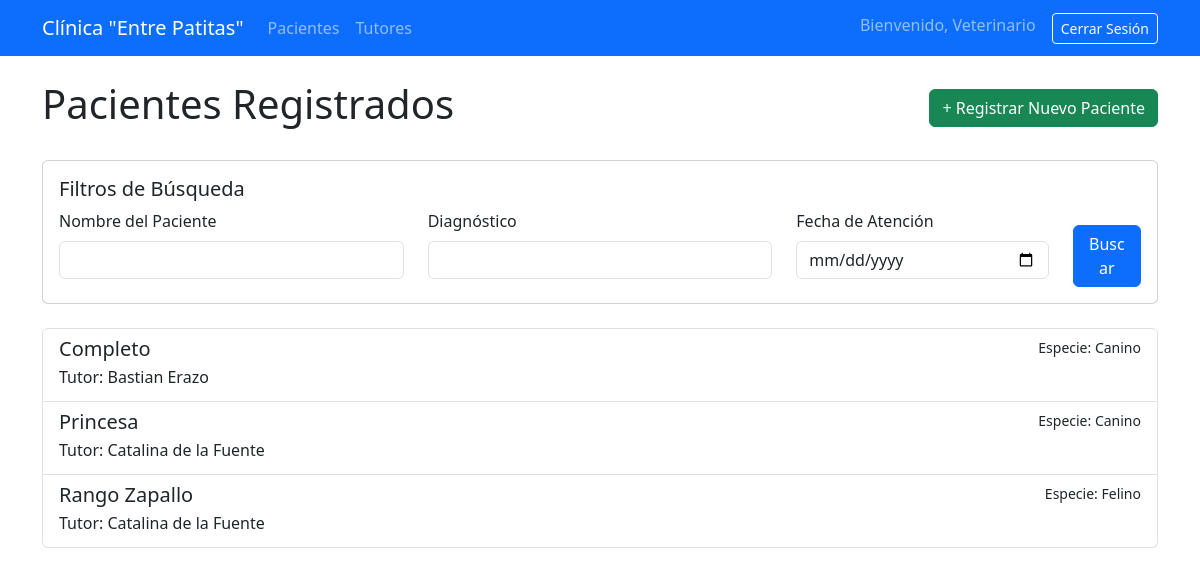
Screenshot of /gestion/pacientes/ (signed in) with the database file from the repository.
### gestion/models.py (models this page shows, shortened)
class Paciente(models.Model):
    nombre = models.CharField(max_length=50)
    especie = models.CharField(max_length=50)
    raza = models.CharField(max_length=50)
    sexo = models.CharField(max_length=10)
    fecha_nacimiento = models.DateField()
    microchip_tatuaje = models.CharField(max_length=50, blank=True, null=True)
    alertas = models.ManyToManyField(AlertaClinica, blank=True, verbose_name="Alertas Clinicas")
    tutor = models.ForeignKey(Tutor, on_delete=models.CASCADE, related_name='pacientes')

class Tutor(models.Model):
    nombre_completo = models.CharField(max_length=100)
    rut = models.CharField(max_length=12, unique=True)
    direccion = models.CharField(max_length=200)
    telefono = models.CharField(max_length=15)
    email = models.EmailField(unique=True)

### gestion/views.py (the view)
# urls.py: path('pacientes/', views.lista_pacientes, name='lista_pacientes'),
@login_required
def lista_pacientes(request):
    queryset = Paciente.objects.all()
    nombre_query = request.GET.get('nombre')
    diagnostico_query = request.GET.get('diagnostico')
    fecha_query = request.GET.get('fecha')
    if nombre_query:
        queryset = queryset.filter(nombre__icontains=nombre_query)
    if diagnostico_query:
        queryset = queryset.filter(atenciones__diagnostico__icontains=diagnostico_query)
    if fecha_query:
        queryset = queryset.filter(atenciones__fecha_atencion__date=fecha_query)
    pacientes_filtrados = queryset.distinct().order_by('nombre')
    contexto = {
        'pacientes': pacientes_filtrados,
    }
    return render(request, 'gestion/lista_pacientes.html', contexto)

### gestion/templates/gestion/lista_pacientes.html (shortened to what this page needs)
{% extends 'gestion/base.html' %}
{% block content %}
    <div class="d-flex justify-content-between align-items-center mb-4">
        <h1>Pacientes Registrados</h1>
        <a href="{% url 'crear_paciente' %}" class="btn btn-success">+ Registrar Nuevo Paciente</a>
    </div>
    <form method="get" class="card card-body mb-4">
        <h5 class="card-title">Filtros de Búsqueda</h5>
        <div class="row">
            <div class="col-md-4 mb-2">
                <label for="nombre" class="form-label">Nombre del Paciente</label>
                <input type="text" name="nombre" id="nombre" class="form-control" value="{{ request.GET.nombre }}">
            </div>
            <div class="col-md-4 mb-2">
                <label for="diagnostico" class="form-label">Diagnóstico</label>
                <input type="text" name="diagnostico" id="diagnostico" class="form-control" value="{{ request.GET.diagnostico }}">
            </div>
            <div class="col-md-3 mb-2">
                <label for="fecha" class="form-label">Fecha de Atención</label>
                <input type="date" name="fecha" id="fecha" class="form-control" value="{{ request.GET.fecha }}">
            </div>
            <div class="col-md-1 d-flex align-items-end">
                <button class="btn btn-primary w-100" type="submit">Buscar</button>
            </div>
        </div>
    </form>
    <div class="list-group">
        {% for paciente in pacientes %}
            <a href="{% url 'detalle_paciente' paciente.id %}" class="list-group-item list-group-item-action">
                <div class="d-flex w-100 justify-content-between">
                    <h5 class="mb-1">{{ paciente.nombre }}</h5>
                    <small>Especie: {{ paciente.especie }}</small>
                </div>
                <p class="mb-1">Tutor: {{ paciente.tutor.nombre_completo }}</p>
            </a>
        {% empty %}
            <div class="alert alert-info" role="alert">
                No hay pacientes registrados que coincidan con la búsqueda.
            </div>
        {% endfor %}
    </div>
{% endblock %}

### gestion/templates/gestion/base.html (shortened to what this page needs)
{% load static %}
<!doctype html>
<html lang="es">
<head>
    <link href="https://cdn.jsdelivr.net/npm/bootstrap@5.3.3/dist/css/bootstrap.min.css" rel="stylesheet">
</head>
<body>
    <nav class="navbar navbar-expand-lg navbar-dark bg-primary">
        <div class="container">
            <a class="navbar-brand" href="{% url 'lista_pacientes' %}">Clínica "Entre Patitas"</a>
            <div class="collapse navbar-collapse">
                <ul class="navbar-nav me-auto mb-2 mb-lg-0">
                    <li class="nav-item">
                        <a class="nav-link" href="{% url 'lista_pacientes' %}">Pacientes</a>
                    </li>
                    <li class="nav-item">
                        <a class="nav-link" href="{% url 'lista_tutores' %}">Tutores</a>
                    </li>
                </ul>
                <ul class="navbar-nav ms-auto mb-2 mb-lg-0">
                    {% if user.is_authenticated %}
                        <li class="nav-item">
                            <span class="navbar-text">
                                Bienvenido, {{ user.username }}
                            </span>
                        </li>
                        <li class="nav-item ms-3">
                            <form action="{% url 'logout' %}" method="post" class="d-inline">
                                    <button type="submit" class="btn btn-outline-light btn-sm">Cerrar Sesión</button>
                            </form>
                        </li>
                    {% else %}
                        <li class="nav-item">
                            <a href="{% url 'login' %}" class="btn btn-outline-light btn-sm">Iniciar Sesión</a>
                        </li>
                    {% endif %}
                </ul>
            </div>
        </div>
    </nav>
    <main class="container mt-4">
        {% block content %}
        {% endblock %}
    </main>
</body>
</html>

### rows the page displays
Paciente: nombre "Completo", especie "Canino", tutor.nombre_completo "Bastian Erazo"
Paciente: nombre "Princesa", especie "Canino", tutor.nombre_completo "Catalina de la Fuente"
Paciente: nombre "Rango Zapallo", especie "Felino", tutor.nombre_completo "Catalina de la Fuente"

### other values shown
{{ user.username }} "Veterinario"
